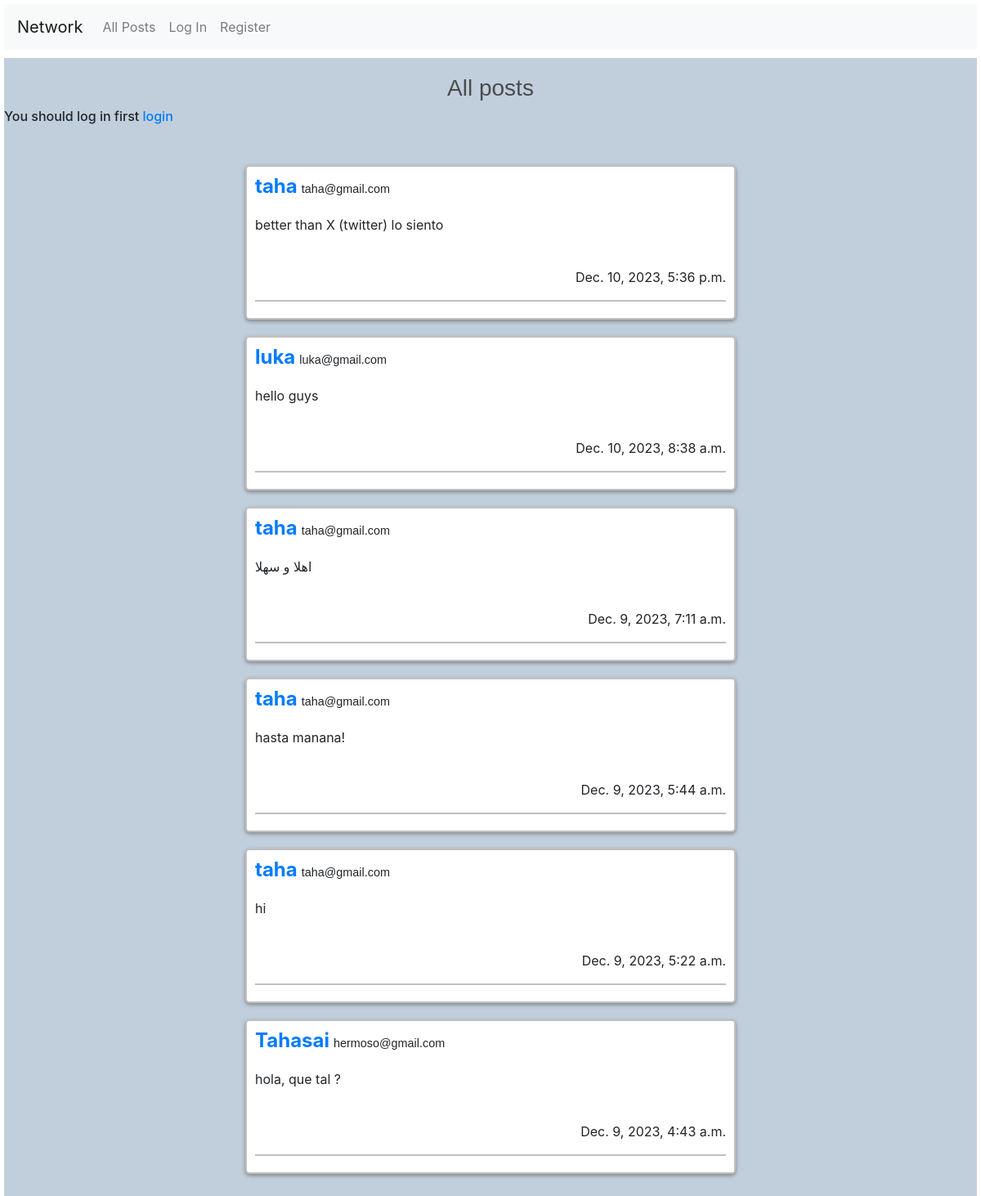
Before: / with the older database file.
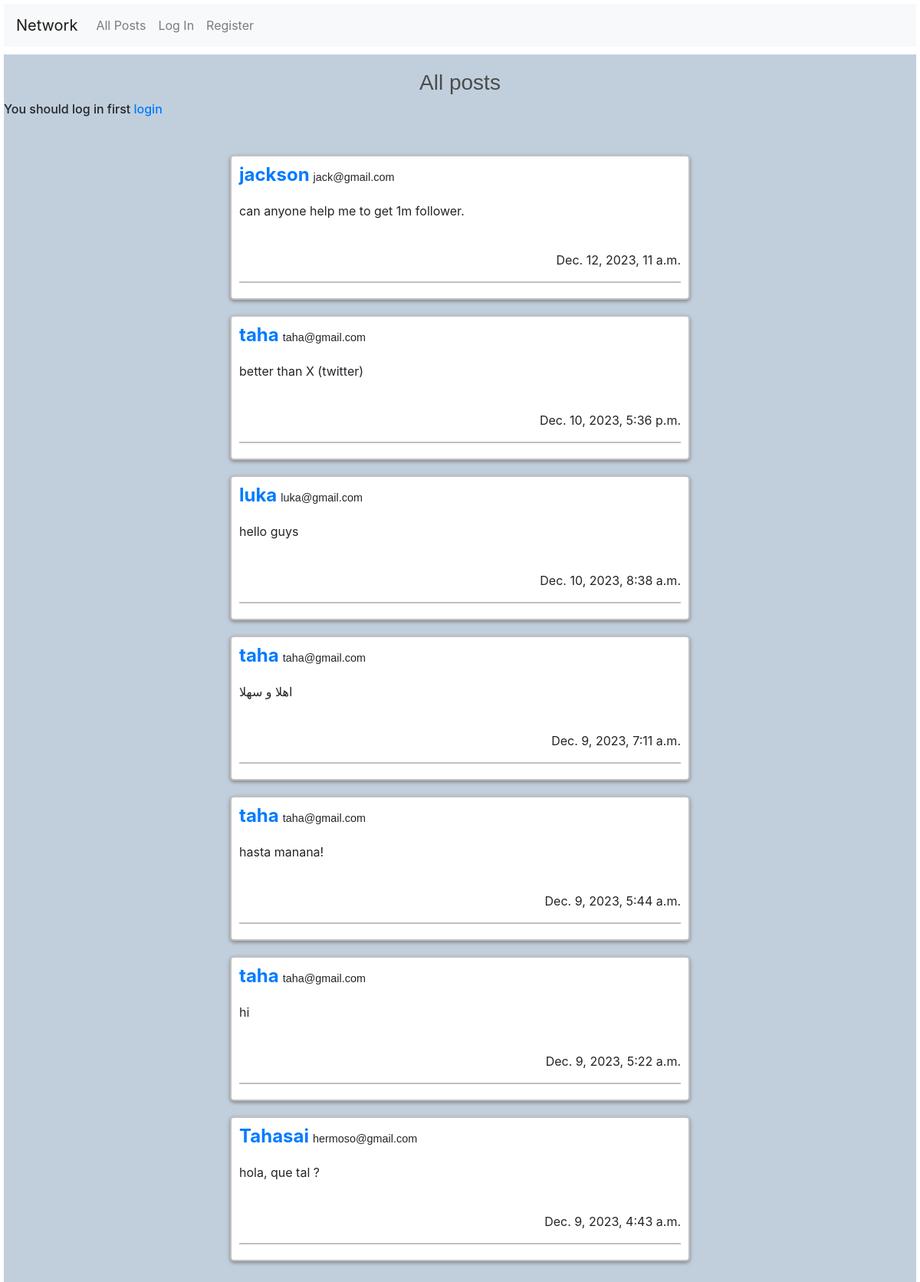
After: the same page with the newer database file.
### network/models.py (models this page shows, shortened)
class Post(models.Model):
    content = models.CharField(max_length=140)
    user = models.ForeignKey(User,on_delete=models.CASCADE, related_name='user')
    datetime = models.DateTimeField(auto_now_add=True)

class User(AbstractUser):
    pass

### network/views.py (the view)
# urls.py: path("", views.index, name="index"),
def index(request):
    posts = Post.objects.all().order_by("id").reverse()
    likes =  Like.objects.all()
    check = []
    try:
        for like in likes:
            if like.user.id == request.user.id:
                check.append(like.post_liked.id)
    except:
        check = []
    postsv2 = Paginator(posts, 10)
    page_posts = postsv2.get_page(request.GET.get('page'))
    return render(request, "network/index.html",{
        'posts':postsv2,
        'page_posts': page_posts,
        'likes':likes,
        'check': check
    })

### network/templates/network/index.html (shortened to what this page needs)
{% extends "network/layout.html" %}
{% block body %}
<h3 style="text-align: center; margin-top: 10px; padding-top: 20px; color: rgb(75, 75, 75); font-family: sans-serif;">All posts</h3>
    {% if user.is_authenticated %}
    <h4 style="margin-left: 55px; margin-top: 80px; color: rgb(75, 75, 75);">Create Post:</h4>
    <form class="form" style=" width: 100%; display: flex; flex-direction: column; justify-content: center; " method="post" action="{% url 'create' %}">
      {% csrf_token %}
        <textarea style=" border-radius: 10px; width: 800px; height: 100px; text-align: center; margin-left:50px;"  name="content" id="" cols="30" rows="10"></textarea>
        <button class="button-3" style="width: 100px; text-align: center;  margin-left: 400px;" type="submit">Add</button>
    </form>
    {% for post in page_posts %}
    <div class="post" style=" border-radius: 5px; margin: 20px; padding: 10px; border: 2px silver solid ; box-shadow: 0px 2px 5px grey; width: 600px; margin-left: auto; margin-right: auto; text-align: center;">
        <h4 style="text-align: left; display: flex;"><a href="{% url 'profile' id=post.user.id %}"><b>{{post.user}}</b></a><p style=" align-items: center; margin-left: 5px; margin-top: 9px; font: 0.6em sans-serif;">{{post.user.email}}</p></h4>
        <p style="text-align: left;" id="content_{{post.id}}">{{post.content}} </p>
        <p style="text-align: right; margin-top: 40px;">{{post.datetime}}</p>
        <nav style=" padding-top: 10px; padding-bottom: 0px; border-top: 2px silver solid; display: flex; justify-content: space-around;">
          {% if post.id in check %}
       <button style="background-color: rgb(40, 40, 255);  width: 50px; height: 35px; margin-top: 3px;"   id="{{ post.id }}" onclick="like({{ post.id }} , {{check}} )" class="btn btn-info fa fa-thumbs-down"></button>
        {% else %}
          <button style="background-color: rgb(40, 40, 255);  width: 50px; height: 35px; margin-top: 3px;"   id="{{ post.id }}" onclick="like({{ post.id }},{{check}})" class="btn btn-info fa fa-thumbs-up"></button>
        {% endif %}
        {% if post.user.id == request.user.id %}
           <div>
            <button class="btn btn-primary" data-target="#modal_edit_post_{{ post.id }}" data-toggle="modal"  > Edit</button>
           </div>
           <div class="modal fade" id="modal_edit_post_{{ post.id }}" tabindex="-1" role="dialog" aria-hidden="true" aria-labelledby="modal_edit_post_{{ post.id }}_label">
            <div class="modal-dialog" role="document">
              <div class="modal-content">
                <div class="modal-header">
                  <h5 class="modal-title">Edit Post</h5>
                  <button type="button" class="close" data-dismiss="modal" aria-label="Close">
                    <span aria-hidden="true">&times;</span>
                  </button>
                </div>
                <div class="modal-body">
                  <textarea name="" id="newcontent_{{ post.id }}" name="content" class="form-control" cols="60" rows="5">{{ post.content }}</textarea>
                </div>
                <div class="modal-footer">
                  <button type="button" class="btn btn-primary" data-dismiss="modal"   onclick="edit({{ post.id }})">Save changes</button>
                  <button type="button" class="btn btn-secondary" data-dismiss="modal">Close</button>
                </div>
              </div>
            </div>
          </div>
        </nav>
        {% endif %}
    </div>
    {% endfor %}
       <nav style="text-align: center; display: flex; justify-content: center; margin-top: 40px;" aria-label="Page navigation example">
        <ul class="pagination">
          {% if page_posts.has_previous %}
          <li class="page-item"><a class="page-link" href="?page={{page_posts.previous_page_number}}">Previous</a></li>
          {% else %}
          {% endif %}
          {% if page_posts.has_next %}
          <li class="page-item"><a class="page-link" href="?page={{page_posts.next_page_number}}">Next</a></li>
          {% else %}
          {% endif %}
        </ul>
      </nav>
    {% else %}
    <h6 style="padding-bottom: 30px;">You should log in first <a href="{% url 'login' %}">login</a></h6>
    {% for post in page_posts %}
    <div class="post" style=" border-radius: 5px; margin: 20px; padding: 10px; border: 2px silver solid ; box-shadow: 0px 2px 5px grey; width: 600px; margin-left: auto; margin-right: auto; text-align: center;">
        <h4 style="text-align: left; display: flex;"><a href="{% url 'profile' id=post.user.id %}"><b>{{post.user}}</b></a><p style=" align-items: center; margin-left: 5px; margin-top: 9px; font: 0.6em sans-serif;">{{post.user.email}}</p></h4>
        <p style="text-align: left;" id="content_{{post.id}}">{{post.content}} </p>
        <p style="text-align: right; margin-top: 40px;">{{post.datetime}}</p>
        <nav style=" padding-top: 10px; padding-bottom: 0px; border-top: 2px silver solid; display: flex; justify-content: space-around;">
    </div>
    {% endfor %}
    {% endif %}
{% endblock %}

### network/templates/network/layout.html (shortened to what this page needs)
{% load static %}
<!DOCTYPE html>
<html lang="en">
    <head>
        <link rel="stylesheet" href="https://stackpath.bootstrapcdn.com/bootstrap/4.4.1/css/bootstrap.min.css">
        <link href="{% static 'network/styles.css' %}" rel="stylesheet">
        <link rel="stylesheet" href="https://cdnjs.cloudflare.com/ajax/libs/font-awesome/4.7.0/css/font-awesome.min.css">
    </head>
    <body>
        <nav class="navbar navbar-expand-lg navbar-light bg-light">
            <a class="navbar-brand" href="{% url 'index' %}">Network</a>
            <div>
              <ul class="navbar-nav mr-auto">
                <li class="nav-item">
                  <a class="nav-link" href="{% url 'index' %}">All Posts</a>
                </li>
                {% if user.is_authenticated %}
                    <li class="nav-item">
                        <a class="nav-link" href="{% url 'followsection' %}">Following</a>
                    </li>
                    <li class="nav-item">
                        <a class="nav-link" href="{% url 'logout' %}">Log Out</a>
                    </li>
                {% else %}
                    <li class="nav-item">
                        <a class="nav-link" href="{% url 'login' %}">Log In</a>
                    </li>
                    <li class="nav-item">
                        <a class="nav-link" href="{% url 'register' %}">Register</a>
                    </li>
                {% endif %}
              </ul>
            </div>
          </nav>
        <div class="body">
            {% block body %}
            {% endblock %}
        </div>
    </body>
</html>

### network/static/network/styles.css (style rules this page uses)
body { margin: 5px; }
.body { background-color: rgb(193, 207, 221); }
.body .post { background-color: rgb(255, 255, 255); }

Changed rows visible on the page:
added Post: user "jackson", user.email "jack@gmail.com", content "can anyone help me to get 1m follower.", datetime "Dec. 12, 2023, 11 a.m."
changed Post: content "better than X (twitter) lo siento" → "better than X (twitter)"
